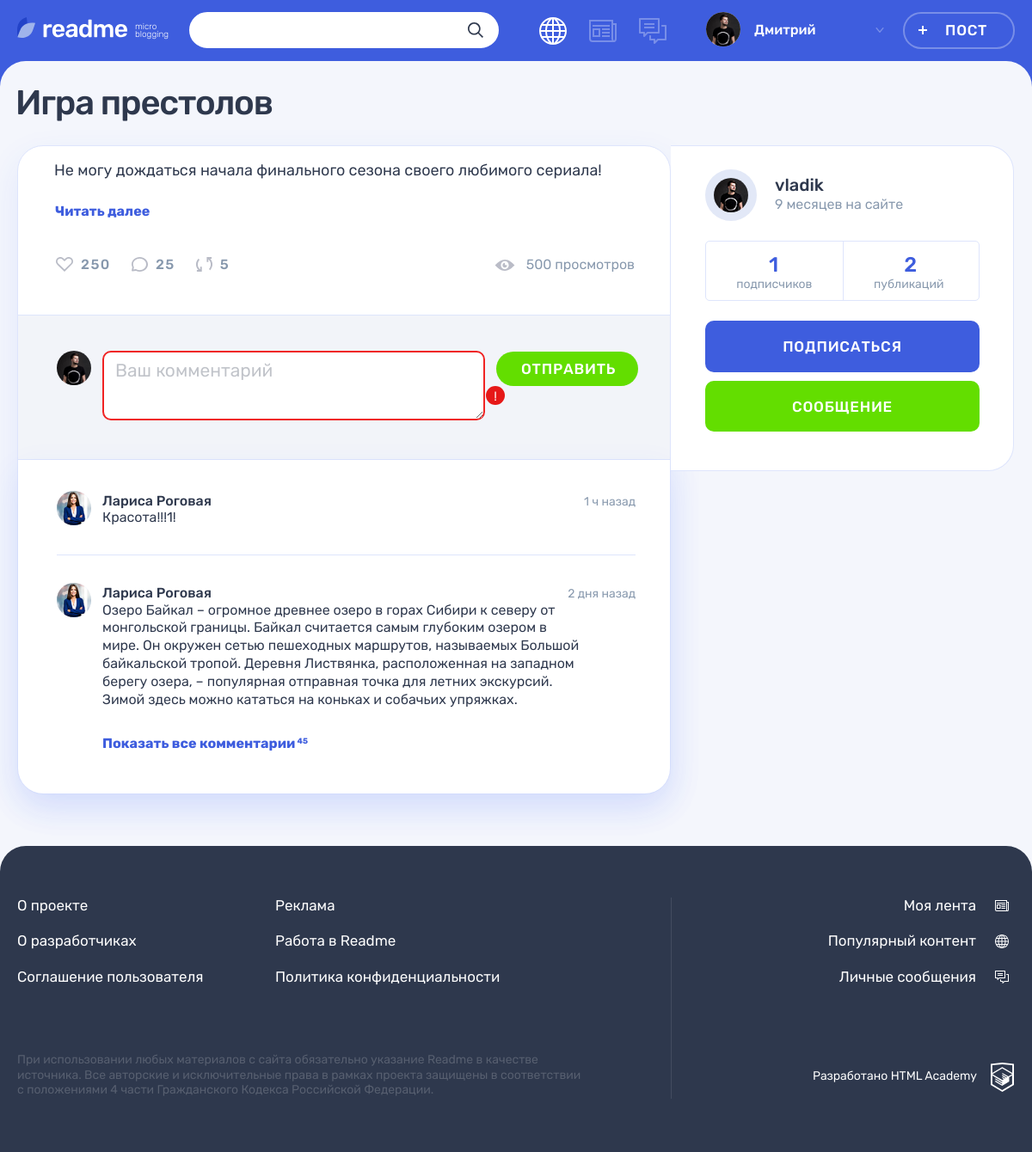
/post.php?id=2, run on the app's committed database.
### tables this page shows
CREATE TABLE posts (
  id  INT UNSIGNED AUTO_INCREMENT PRIMARY KEY NOT NULL,
  date_add  DATETIME NOT NULL,
  title VARCHAR(128) NOT NULL,
  content TEXT NOT NULL,
  quote_author  VARCHAR(128),
  image VARCHAR(128),
  video VARCHAR(128),
  link  VARCHAR(128),
  views INT UNSIGNED NOT NULL DEFAULT 0,
  post_author_id INT UNSIGNED NOT NULL,
  content_type_id INT UNSIGNED NOT NULL,
  likes_count INT UNSIGNED NOT NULL DEFAULT 0,
  FOREIGN KEY (post_author_id) REFERENCES users(id),
  FOREIGN KEY (content_type_id) REFERENCES content_types(id)
);

CREATE TABLE users (
  id  INT UNSIGNED AUTO_INCREMENT PRIMARY KEY NOT NULL,
  date_add  DATETIME NOT NULL,
  email VARCHAR(128) NOT NULL,
  login VARCHAR(128) NOT NULL,
  password  CHAR(64) NOT NULL,
  avatar  VARCHAR(128),
  UNIQUE INDEX email(email),
  UNIQUE INDEX login(login)
);

### helpers.php (called while the page is built, shortened)
<?php
function get_noun_plural_form(int $number, string $one, string $two, string $many): string
{
    $number = (int)$number;
    $mod10 = $number % 10;
    $mod100 = $number % 100;
    switch (true) {
        case ($mod10 > 5):
            return $many;
    }
}
function include_template($name, array $data = [])
{
    $name = 'templates/' . $name;
    extract($data);
    require $name;
    $result = ob_get_clean();
    return $result;
}

### includes/functions.inc.php (called while the page is built, shortened)
<?php
function select_query($con, $sql, $type = 'all') {
  mysqli_set_charset($con, "utf8");
  $result = mysqli_query($con, $sql) or trigger_error("Ошибка в запросе к базе данных: ".mysqli_error($con), E_USER_ERROR);
  if ($type == 'assoc') {
    return mysqli_fetch_assoc($result);
  }
  if ($type == 'row') {
    return mysqli_fetch_row($result)[0];
  }
  return mysqli_fetch_all($result, MYSQLI_ASSOC);
}
function get_post_interval($post_time, $caption) {
  $current_time = date_create();
  $interval = date_diff(date_create($post_time), $current_time);
  $years = floor($interval->y);
  $months = floor($interval->m);
  $days = floor($interval->d);
  $weeks = floor($days / 7);
  $hours = floor($interval->h);
  $minutes = floor($interval->i);
  if ($years) {
    $time = $years . ' ' . get_noun_plural_form($years, 'год', 'года', 'лет') . ' ' . $caption;
  } else if ($months) {
    $time = $months . ' ' . get_noun_plural_form($months, 'месяц', 'месяца', 'месяцев') . ' ' . $caption;
  } else if ($days > 7) {
    $time = $weeks . ' ' . get_noun_plural_form($weeks, 'неделя', 'недели', 'недель') . ' ' . $caption;
  } else if ($days) {
    $time = $days . ' ' . get_noun_plural_form($days, 'день', 'дня', 'дней') . ' ' . $caption;
  } else if ($hours) {
    $time = $hours . ' ' . get_noun_plural_form($hours, 'час', 'часа', 'часов') . ' ' . $caption;
  } else if ($minutes) {
    $time = $minutes . ' ' . get_noun_plural_form($minutes, 'минута', 'минуты', 'минут') . ' ' . $caption;
  } else {
    $time = 'Только что';
  }
  return $time;
}

### templates/post.php (the view, shortened to what this page needs)
<div class="container">
  <h1 class="page__title page__title--publication"><?= $post['title'] ?></h1>
  <section class="post-details">
    <div class="post-details__wrapper post-photo">
      <div class="post-details__main-block post post--details">
        <?= $post_content ?>
        <div class="post__indicators">
          <div class="post__buttons">
            <a class="post__indicator post__indicator--likes button" href="#" title="Лайк">
              <svg class="post__indicator-icon" width="20" height="17">
                <use xlink:href="#icon-heart"></use>
              </svg>
              <span>250</span>
            </a>
            <a class="post__indicator post__indicator--comments button" href="#" title="Комментарии">
              <svg class="post__indicator-icon" width="19" height="17">
                <use xlink:href="#icon-comment"></use>
              </svg>
              <span>25</span>
            </a>
            <a class="post__indicator post__indicator--repost button" href="#" title="Репост">
              <svg class="post__indicator-icon" width="19" height="17">
                <use xlink:href="#icon-repost"></use>
              </svg>
              <span>5</span>
            </a>
          </div>
          <span class="post__view">500 просмотров</span>
        </div>
        <div class="comments">
          <form class="comments__form form" action="#" method="post">
            <div class="comments__my-avatar">
              <img class="comments__picture" src="img/userpic-medium.jpg" alt="Аватар пользователя">
            </div>
            <div class="form__input-section form__input-section--error">
              <textarea class="comments__textarea form__textarea form__input" placeholder="Ваш комментарий"></textarea>
              <button class="form__error-button button" type="button">!</button>
            </div>
            <button class="comments__submit button button--green" type="submit">Отправить</button>
          </form>
          <div class="comments__list-wrapper">
            <ul class="comments__list">
              <li class="comments__item user">
                <div class="comments__avatar">
                  <a class="user__avatar-link" href="#">
                    <img class="comments__picture" src="img/userpic-larisa.jpg" alt="Аватар пользователя">
                  </a>
                </div>
                <div class="comments__info">
                  <div class="comments__name-wrapper">
                    <a class="comments__user-name" href="#">
                      <span>Лариса Роговая</span>
                    </a>
                    <time class="comments__time" datetime="2019-03-20">1 ч назад</time>
                  </div>
                  <p class="comments__text">
                    Красота!!!1!
                  </p>
                </div>
              </li>
              <li class="comments__item user">
                <div class="comments__avatar">
                  <a class="user__avatar-link" href="#">
                    <img class="comments__picture" src="img/userpic-larisa.jpg" alt="Аватар пользователя">
                  </a>
                </div>
                <div class="comments__info">
                  <div class="comments__name-wrapper">
                    <a class="comments__user-name" href="#">
                      <span>Лариса Роговая</span>
                    </a>
                    <time class="comments__time" datetime="2019-03-18">2 дня назад</time>
                  </div>
                  <p class="comments__text">
                    Озеро Байкал – огромное древнее озеро в горах Сибири к северу от монгольской границы. Байкал считается самым глубоким озером в мире. Он окружен сетью пешеходных маршрутов, называемых Большой байкальской тропой. Деревня Листвянка, расположенная на западном берегу озера, – популярная отправная точка для летних экскурсий. Зимой здесь можно кататься на коньках и собачьих упряжках.
                  </p>
                </div>
              </li>
            </ul>
            <a class="comments__more-link" href="#">
              <span>Показать все комментарии</span>
              <sup class="comments__amount">45</sup>
            </a>
          </div>
        </div>
      </div>
      <div class="post-details__user user">
        <div class="post-details__user-info user__info">
          <div class="post-details__avatar user__avatar">
            <a class="post-details__avatar-link user__avatar-link" href="#">
              <img class="post-details__picture user__picture" src="<?= $post['avatar'] ?>" alt="Аватар пользователя">
            </a>
          </div>
          <div class="post-details__name-wrapper user__name-wrapper">
            <a class="post-details__name user__name" href="#">
              <span><?= $post['login'] ?></span>
            </a>
            <time class="post-details__time user__time" datetime="<?= $post['date_add'] ?>"><?= $registration_time ?></time>
          </div>
        </div>
        <div class="post-details__rating user__rating">
          <p class="post-details__rating-item user__rating-item user__rating-item--subscribers">
            <span class="post-details__rating-amount user__rating-amount"><?= $subscribers_count ?></span>
            <span class="post-details__rating-text user__rating-text">подписчиков</span>
          </p>
          <p class="post-details__rating-item user__rating-item user__rating-item--publications">
            <span class="post-details__rating-amount user__rating-amount"><?= $author_posts_count ?></span>
            <span class="post-details__rating-text user__rating-text">публикаций</span>
          </p>
        </div>
        <div class="post-details__user-buttons user__buttons">
          <button class="user__button user__button--subscription button button--main" type="button">Подписаться</button>
          <a class="user__button user__button--writing button button--green" href="#">Сообщение</a>
        </div>
      </div>
    </div>
  </section>
</div>

### templates/post-text.php
<div class="post-details__image-wrapper post-text">
    <div class="post__main">
      <p>
        <?= $post['content'] ?>
      </p>
      <a class="post-text__more-link" href="#">Читать далее</a>
    </div>
</div>

### data on the page
posts: title "Игра престолов", content "Не могу дождаться начала финального сезона своего любимого сериала!", post_author.avatar (picture), post_author.login "vladik"

### other printed values
$user_name "Дмитрий"
$registration_time "9 месяцев на сайте"
$subscribers_count "1"
$author_posts_count "2"
